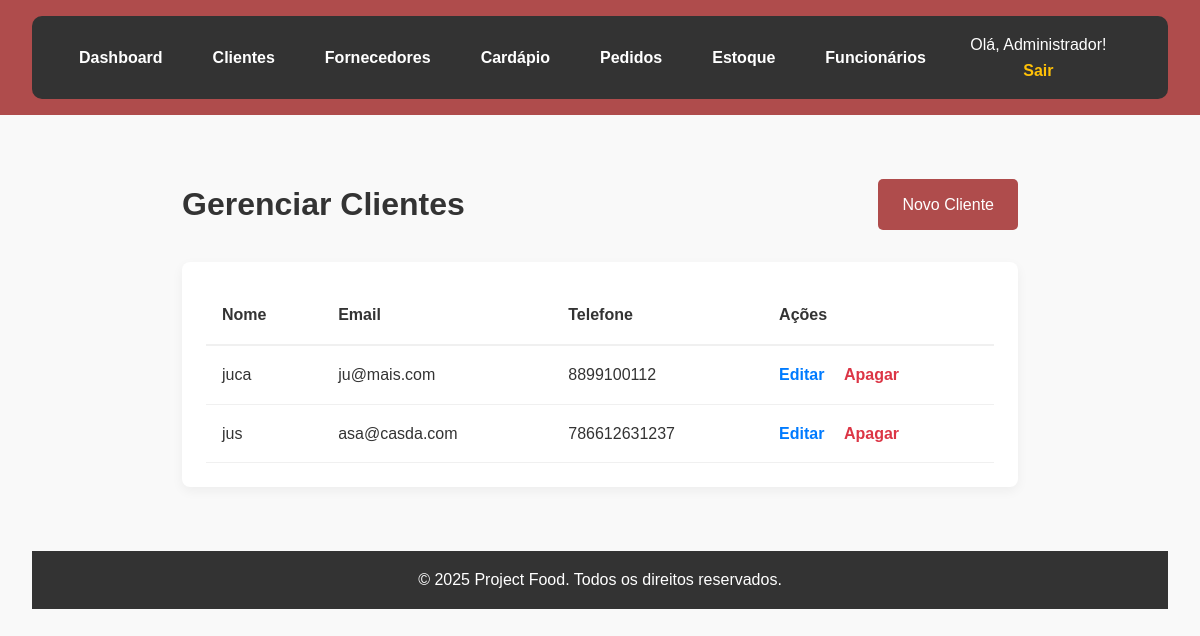
Page /clientes.php (signed in) on the committed database.
### tables this page shows
CREATE TABLE `clientes` (
  `id` int NOT NULL,
  `nome` varchar(100) NOT NULL,
  `email` varchar(100) DEFAULT NULL,
  `telefone` varchar(20) DEFAULT NULL,
  `endereco` varchar(255) DEFAULT NULL,
  `data_criacao` timestamp NULL DEFAULT CURRENT_TIMESTAMP
);

### src/clientes.php (the view, shortened to what this page needs)
<?php
include(__DIR__ . '/includes/header.php');
include(__DIR__ . '/includes/db_connect.php');
try {
    $stmt = $pdo->query("SELECT id, nome, email, telefone FROM clientes ORDER BY nome ASC");
    $clientes = $stmt->fetchAll(PDO::FETCH_ASSOC);
} catch (PDOException $e) {
    echo '<div class="alert alert-danger">Erro ao buscar clientes: ' . $e->getMessage() . '</div>';
    $clientes = [];
}
?>
<main>
    <div class="header-container" style="display: flex; justify-content: space-between; align-items: center; margin-bottom: 2rem;">
        <h1>Gerenciar Clientes</h1>
        <a href="clientes_novo.php" class="btn">Novo Cliente</a>
    </div>
    <div class="table-container" style="background: #fff; padding: 1.5rem; border-radius: 8px; box-shadow: 0 4px 12px rgba(0,0,0,0.05);">
        <table style="width: 100%; border-collapse: collapse;">
            <thead>
                <tr style="border-bottom: 2px solid #f0f0f0;">
                    <th style="padding: 1rem; text-align: left;">Nome</th>
                    <th style="padding: 1rem; text-align: left;">Email</th>
                    <th style="padding: 1rem; text-align: left;">Telefone</th>
                    <th style="padding: 1rem; text-align: left;">Ações</th>
                </tr>
            </thead>
            <tbody>
                <?php if (empty($clientes)): ?>
                    <tr>
                        <td colspan="4" style="padding: 1rem; text-align: center;">Nenhum cliente cadastrado.</td>
                    </tr>
                <?php else: ?>
                    <?php foreach ($clientes as $cliente): ?>
                        <tr style="border-bottom: 1px solid #f0f0f0;">
                            <td style="padding: 1rem;"><?php echo htmlspecialchars($cliente['nome']); ?></td>
                            <td style="padding: 1rem;"><?php echo htmlspecialchars($cliente['email']); ?></td>
                            <td style="padding: 1rem;"><?php echo htmlspecialchars($cliente['telefone']); ?></td>
                            <td style="padding: 1rem;">
                                <a href="clientes_editar.php?id=<?php echo $cliente['id']; ?>" style="color: #007bff; text-decoration: none; font-weight: bold;">Editar</a>
                                <a href="clientes_apagar.php?id=<?php echo $cliente['id']; ?>"
                                   style="color: #dc3545; text-decoration: none; font-weight: bold; margin-left: 15px;"
                                   onclick="return confirm('Tem certeza que deseja apagar este cliente? Esta ação não pode ser desfeita.');">
                                   Apagar
                                </a>
                            </td>
                        </tr>
                    <?php endforeach; ?>
                <?php endif; ?>
            </tbody>
        </table>
    </div>
</main>
<?php
include(__DIR__ . '/includes/footer.php');
?>

### src/styles.css (style rules this page uses)
* { margin: 0; padding: 0; box-sizing: border-box; font-family: Arial, Helvetica, sans-serif; }
body { background-image: url(https://grupokallas.com.br/wp-content/uploads/2025/07/Osteria-Zucco-em-Moema-SP-1-1024x683.webp); background-size: cover; background-position: center; background-repeat: no-repeat; background-color: #f9f9f9; color: #333; line-height: 1.6; }
main { padding: 2rem; max-width: 900px; margin: auto; }
.btn { background-color: #af4c4c; color: white; padding: 0.8rem 1.5rem; text-decoration: none; border-radius: 5px; transition: background 0.9s ease, transform 0.9s ease; }

### rows in the picture
clientes: nome "juca", email "ju@mais.com", telefone "8899100112"
clientes: nome "jus", email "asa@casda.com", telefone "786612631237"

### other values in the picture
$_SESSION['funcionario_nome'] "Administrador"
